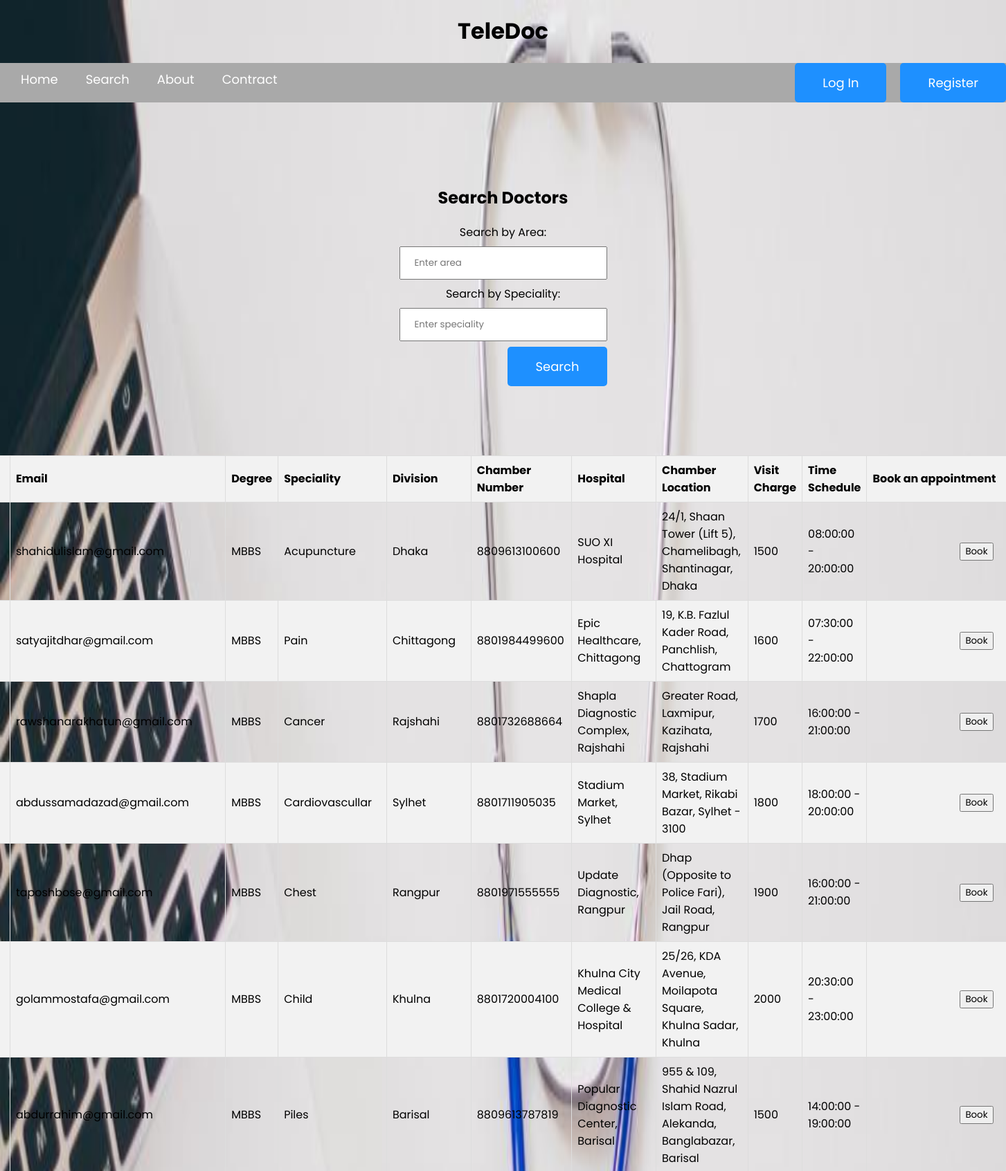
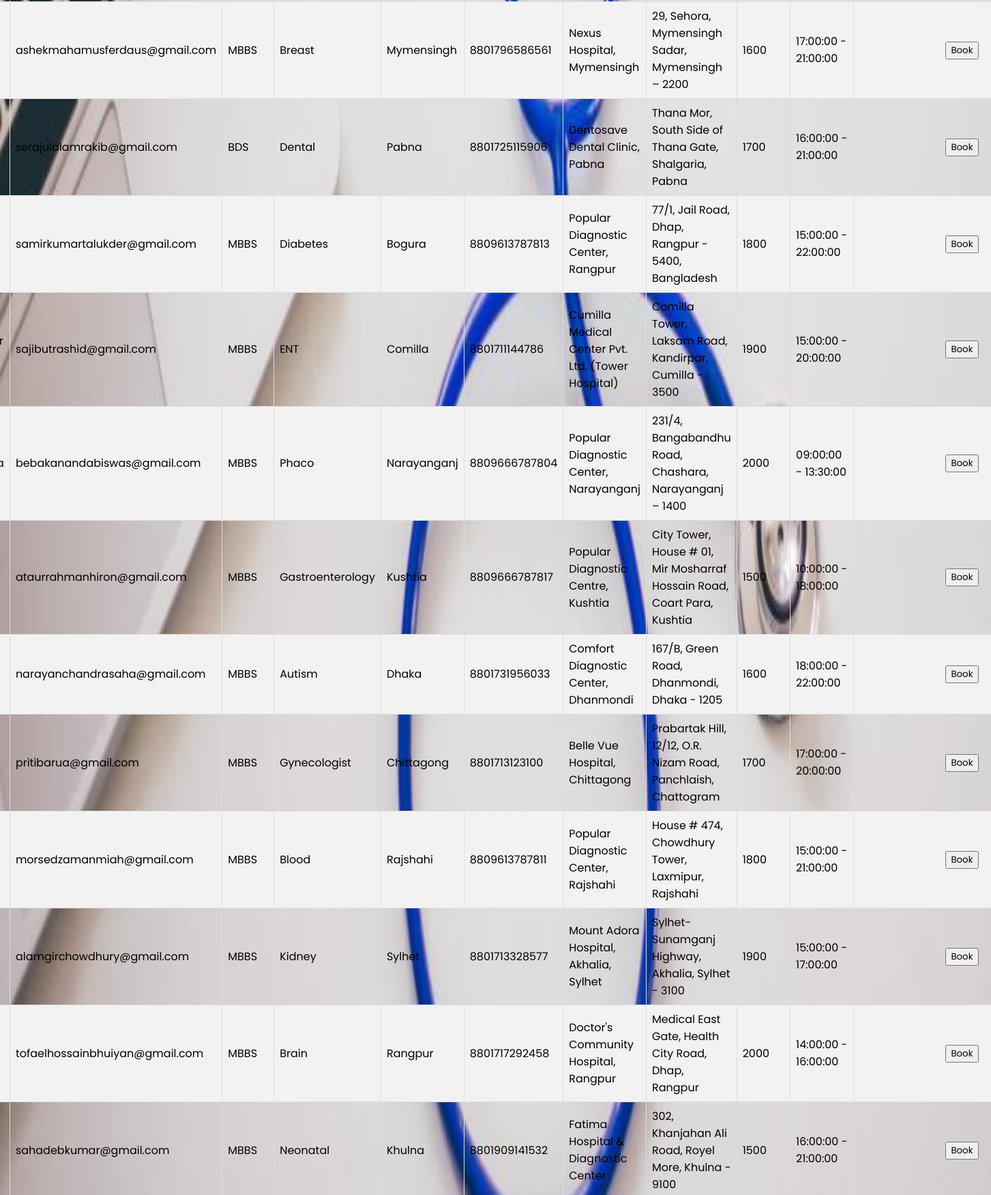
Screenshot of /bk/search_copy.php (upper part) with the database file from the repository (2 pictures, top to bottom).
### tables this page shows
CREATE TABLE `doctor` (
  `IndexNumber` int(11) NOT NULL,
  `Name` varchar(255) DEFAULT NULL,
  `Email` varchar(255) DEFAULT NULL,
  `Password` varchar(255) DEFAULT NULL,
  `Degree` varchar(50) DEFAULT NULL,
  `Speciality` varchar(100) DEFAULT NULL,
  `Division` varchar(50) DEFAULT NULL,
  `ChamberNumber` varchar(20) DEFAULT NULL,
  `Hospital` varchar(255) DEFAULT NULL,
  `ChamberLocation` varchar(255) DEFAULT NULL,
  `TimeStart` time DEFAULT NULL,
  `TimeEnd` time DEFAULT NULL,
  `VisitCharge` int(11) DEFAULT NULL
);

### connection.php (called while the page is built)
<?php
class Teledoc {
    public static function connect() {
        try {
            $con = new PDO('mysql:host=localhost;dbname=teledoc;port=3308', 'root', '');
            $con->setAttribute(PDO::ATTR_ERRMODE, PDO::ERRMODE_EXCEPTION);
            return $con;
        } catch(PDOException $e) {
            echo 'Error: ' . $e->getMessage();
            return null;
        }
    }
}
?>

### bk/search_copy.php (the view, shortened to what this page needs)
<?php
require_once('./connection.php');
class Doctor
{
    protected $db;
    public function __construct($db)
    {
        $this->db = $db;
    }
    public function getAllDoctors()
    {
        $stmt = $this->db->prepare("SELECT * FROM doctor");
        $stmt->execute();
        return $stmt->fetchAll(PDO::FETCH_ASSOC);
    }
}
$doctor = new Doctor(Teledoc::connect());
if ($_SERVER["REQUEST_METHOD"] == "POST") {
    if (isset($_POST['area'])) {
        $doctors = $doctor->searchDoctorsByArea($_POST['area']);
    } elseif (isset($_POST['speciality'])) {
        $doctors = $doctor->searchDoctorsBySpeciality($_POST['speciality']);
    } else {
        $doctors = $doctor->getAllDoctors();
    }
} else {
    $doctors = $doctor->getAllDoctors();
}
?>
<!DOCTYPE html>
<html lang="en">
<head>
    <link rel="stylesheet" href="design.css">
</head>
<body>
<div id="background-slideshow">
    <img src="img/1.jpg" class="background-image active" alt="Background Image">
</div>
<h1>TeleDoc</h1>
<nav>
    <ul>
        <li><a href="index.php">Home</a></li>
        <li><a href="search.php">Search</a></li>
        <li><a href="#">About</a></li>
        <li><a href="#">Contract</a></li>
        <?php if(isset($_SESSION['username'])): ?>
            <li><a href="logout.php" class="large-button">Logout (<?= $_SESSION['username'] ?>)</a></li>
        <?php else: ?>
            <li><a href="register.php" class="large-button">Register</a></li>
            <li><a href="login.php" class="large-button">Log In</a></li>
        <?php endif; ?>
    </ul>
</nav>
<div class="container">
    <h2>Search Doctors</h2>
    <form action="search.php" method="post">
        <label for="area">Search by Area:</label>
        <input type="text" name="area" id="area" placeholder="Enter area">
        <label for="speciality">Search by Speciality:</label>
        <input type="text" name="speciality" id="speciality" placeholder="Enter speciality">
        <button type="submit" class="large-button">Search</button>
    </form>
</div>
<div class="container">
    <table>
        <thead>
        <tr>
            <th>Name</th>
            <th>Email</th>
            <th>Degree</th>
            <th>Speciality</th>
            <th>Division</th>
            <th>Chamber Number</th>
            <th>Hospital</th>
            <th>Chamber Location</th>
            <th>Visit Charge</th>
            <th>Time Schedule</th>
            <th>Book an appointment</th>
        </tr>
        </thead>
        <tbody>
        <?php foreach ($doctors as $index => $doctor) : ?>
            <tr>
                <td><?= htmlspecialchars($doctor['Name']) ?></td>
                <td><?= htmlspecialchars($doctor['Email']) ?></td>
                <td><?= htmlspecialchars($doctor['Degree']) ?></td>
                <td><?= htmlspecialchars($doctor['Speciality']) ?></td>
                <td><?= htmlspecialchars($doctor['Division']) ?></td>
                <td><?= htmlspecialchars($doctor['ChamberNumber']) ?></td>
                <td><?= htmlspecialchars($doctor['Hospital']) ?></td>
                <td><?= htmlspecialchars($doctor['ChamberLocation']) ?></td>
                <td><?= htmlspecialchars($doctor['VisitCharge']) ?></td>
                <td><?= htmlspecialchars($doctor['TimeStart']) . ' - ' . htmlspecialchars($doctor['TimeEnd']) ?></td>
                <td>
                    <form action="appointment.php" method="post">
                        <button type="submit">Book</button>
                    </form>
                </td>
            </tr>
        <?php endforeach; ?>
        </tbody>
    </table>
</div>
</body>
</html>

### css/design.css (style rules this page uses)
* { box-sizing: border-box; font-family: 'Poppins',sans-serif; }
head,body { margin: 0; padding: 0; height: 100%; }
#background-slideshow { position: fixed; top: 0; left: 0; width: 100%; height: 100%; z-index: -1; overflow: hidden; }
.background-image { position: absolute; top: 0; left: 0; width: 100%; height: 100%; opacity: 0; transition: opacity 5s ease-in-out; }
.background-image.active { opacity: 1; }
h1 { text-align: center; }
nav ul { list-style-type: none; background-color: darkgrey; padding: 0; margin: 0; overflow: hidden; }
nav a { color: white; text-decoration: none; padding: 10px; display: block; text-align: right; font-size: 18px; margin-left: 20px; float: left; }
.large-button { text-align: right; padding: 20px; color: ghostwhite; font-size: 25px; float: right; }
.container { display: flex; flex-direction: column; align-items: center; height: 100%; margin: 20px auto; margin-top: 100px; }
form { width: 300px; text-align: center; }
form input { width: 100%; padding: 10px; box-sizing: border-box; }
.large-button { padding: 15px 40px; font-size: 18px; border: none; background-color: dodgerblue; color: white; cursor: pointer; border-radius: 5px; transition: background-color 0.3s ease; }
table { width: 100%; border-collapse: collapse; }
th, td { border: 1px solid #ddd; padding: 8px; text-align: left; }
th { background-color: #f2f2f2; }
tr:nth-child(even) { background-color: #f2f2f2; }
input[type=text] { width: 100%; padding: 12px 20px; margin: 8px 0; box-sizing: border-box; }

### rows the page displays
doctor: Email "shahidulislam@gmail.com", Degree "MBBS", Speciality "Acupuncture", Division "Dhaka", ChamberNumber "8809613100600", Hospital "SUO XI Hospital", ChamberLocation "24/1, Shaan Tower (Lift 5), Chamelibagh, Shantinagar, Dhaka", VisitCharge "1500", TimeStart "08:00:00", TimeEnd "20:00:00"
doctor: Email "satyajitdhar@gmail.com", Degree "MBBS", Speciality "Pain", Division "Chittagong", ChamberNumber "8801984499600", Hospital "Epic Healthcare, Chittagong", ChamberLocation "19, K.B. Fazlul Kader Road, Panchlish, Chattogram", VisitCharge "1600", TimeStart "07:30:00", TimeEnd "22:00:00"
doctor: Email "rawshanarakhatun@gmail.com", Degree "MBBS", Speciality "Cancer", Division "Rajshahi", ChamberNumber "8801732688664", Hospital "Shapla Diagnostic Complex, Rajshahi", ChamberLocation "Greater Road, Laxmipur, Kazihata, Rajshahi", VisitCharge "1700", TimeStart "16:00:00", TimeEnd "21:00:00"
doctor: Email "abdussamadazad@gmail.com", Degree "MBBS", Speciality "Cardiovascullar", Division "Sylhet", ChamberNumber "8801711905035", Hospital "Stadium Market, Sylhet", ChamberLocation "38, Stadium Market, Rikabi Bazar, Sylhet - 3100", VisitCharge "1800", TimeStart "18:00:00", TimeEnd "20:00:00"
doctor: Email "taposhbose@gmail.com", Degree "MBBS", Speciality "Chest", Division "Rangpur", ChamberNumber "8801971555555", Hospital "Update Diagnostic, Rangpur", ChamberLocation "Dhap (Opposite to Police Fari), Jail Road, Rangpur", VisitCharge "1900", TimeStart "16:00:00", TimeEnd "21:00:00"
doctor: Email "golammostafa@gmail.com", Degree "MBBS", Speciality "Child", Division "Khulna", ChamberNumber "8801720004100", Hospital "Khulna City Medical College & Hospital", ChamberLocation "25/26, KDA Avenue, Moilapota Square, Khulna Sadar, Khulna", VisitCharge "2000", TimeStart "20:30:00", TimeEnd "23:00:00"
doctor: Email "abdurrahim@gmail.com", Degree "MBBS", Speciality "Piles", Division "Barisal", ChamberNumber "8809613787819", Hospital "Popular Diagnostic Center, Barisal", ChamberLocation "955 & 109, Shahid Nazrul Islam Road, Alekanda, Banglabazar, Barisal", VisitCharge "1500", TimeStart "14:00:00", TimeEnd "19:00:00"
doctor: Email "ashekmahamusferdaus@gmail.com", Degree "MBBS", Speciality "Breast", Division "Mymensingh", ChamberNumber "8801796586561", Hospital "Nexus Hospital, Mymensingh", ChamberLocation "29, Sehora, Mymensingh Sadar, Mymensingh – 2200", VisitCharge "1600", TimeStart "17:00:00", TimeEnd "21:00:00"
doctor: Email "serajulalamrakib@gmail.com", Degree "BDS", Speciality "Dental", Division "Pabna", ChamberNumber "8801725115906", Hospital "Dentosave Dental Clinic, Pabna", ChamberLocation "Thana Mor, South Side of Thana Gate, Shalgaria, Pabna", VisitCharge "1700", TimeStart "16:00:00", TimeEnd "21:00:00"
doctor: Email "samirkumartalukder@gmail.com", Degree "MBBS", Speciality "Diabetes", Division "Bogura", ChamberNumber "8809613787813", Hospital "Popular Diagnostic Center, Rangpur", ChamberLocation "77/1, Jail Road, Dhap, Rangpur - 5400, Bangladesh", VisitCharge "1800", TimeStart "15:00:00", TimeEnd "22:00:00"
doctor: Email "sajibutrashid@gmail.com", Degree "MBBS", Speciality "ENT", Division "Comilla", ChamberNumber "8801711144786", Hospital "Cumilla Medical Center Pvt. Ltd. (Tower Hospital)", ChamberLocation "Comilla Tower, Laksam Road, Kandirpar, Cumilla - 3500", VisitCharge "1900", TimeStart "15:00:00", TimeEnd "20:00:00"
doctor: Email "bebakanandabiswas@gmail.com", Degree "MBBS", Speciality "Phaco", Division "Narayanganj", ChamberNumber "8809666787804", Hospital "Popular Diagnostic Center, Narayanganj", ChamberLocation "231/4, Bangabandhu Road, Chashara, Narayanganj – 1400", VisitCharge "2000", TimeStart "09:00:00", TimeEnd "13:30:00"
doctor: Email "ataurrahmanhiron@gmail.com", Degree "MBBS", Speciality "Gastroenterology", Division "Kushtia", ChamberNumber "8809666787817", Hospital "Popular Diagnostic Centre, Kushtia", ChamberLocation "City Tower, House # 01, Mir Mosharraf Hossain Road, Coart Para, Kushtia", VisitCharge "1500", TimeStart "10:00:00", TimeEnd "18:00:00"
doctor: Email "narayanchandrasaha@gmail.com", Degree "MBBS", Speciality "Autism", Division "Dhaka", ChamberNumber "8801731956033", Hospital "Comfort Diagnostic Center, Dhanmondi", ChamberLocation "167/B, Green Road, Dhanmondi, Dhaka - 1205", VisitCharge "1600", TimeStart "18:00:00", TimeEnd "22:00:00"
doctor: Email "pritibarua@gmail.com", Degree "MBBS", Speciality "Gynecologist", Division "Chittagong", ChamberNumber "8801713123100", Hospital "Belle Vue Hospital, Chittagong", ChamberLocation "Prabartak Hill, 12/12, O.R. Nizam Road, Panchlaish, Chattogram", VisitCharge "1700", TimeStart "17:00:00", TimeEnd "20:00:00"
doctor: Email "morsedzamanmiah@gmail.com", Degree "MBBS", Speciality "Blood", Division "Rajshahi", ChamberNumber "8809613787811", Hospital "Popular Diagnostic Center, Rajshahi", ChamberLocation "House # 474, Chowdhury Tower, Laxmipur, Rajshahi", VisitCharge "1800", TimeStart "15:00:00", TimeEnd "21:00:00"
doctor: Email "alamgirchowdhury@gmail.com", Degree "MBBS", Speciality "Kidney", Division "Sylhet", ChamberNumber "8801713328577", Hospital "Mount Adora Hospital, Akhalia, Sylhet", ChamberLocation "Sylhet-Sunamganj Highway, Akhalia, Sylhet - 3100", VisitCharge "1900", TimeStart "15:00:00", TimeEnd "17:00:00"
doctor: Email "tofaelhossainbhuiyan@gmail.com", Degree "MBBS", Speciality "Brain", Division "Rangpur", ChamberNumber "8801717292458", Hospital "Doctor's Community Hospital, Rangpur", ChamberLocation "Medical East Gate, Health City Road, Dhap, Rangpur", VisitCharge "2000", TimeStart "14:00:00", TimeEnd "16:00:00"
doctor: Email "sahadebkumar@gmail.com", Degree "MBBS", Speciality "Neonatal", Division "Khulna", ChamberNumber "8801909141532", Hospital "Fatima Hospital & Diagnostic Center", ChamberLocation "302, Khanjahan Ali Road, Royel More, Khulna - 9100", VisitCharge "1500", TimeStart "16:00:00", TimeEnd "21:00:00"
